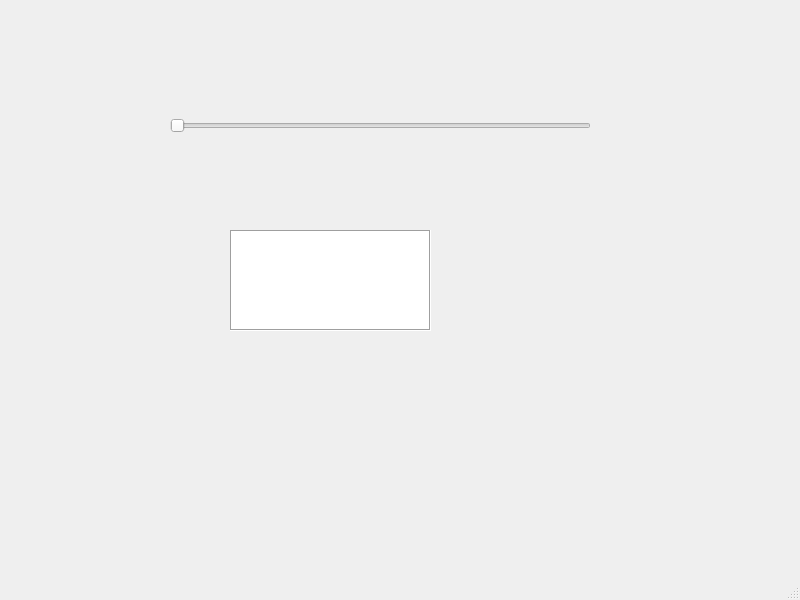
<?xml version="1.0" encoding="UTF-8"?>
<ui version="4.0">
 <class>MainWindow</class>
 <widget class="QMainWindow" name="MainWindow">
  <property name="geometry">
   <rect>
    <x>0</x>
    <y>0</y>
    <width>800</width>
    <height>600</height>
   </rect>
  </property>
  <property name="windowTitle">
   <string>MainWindow</string>
  </property>
  <widget class="QWidget" name="centralwidget">
   <widget class="QSlider" name="Slider">
    <property name="geometry">
     <rect>
      <x>170</x>
      <y>110</y>
      <width>421</width>
      <height>31</height>
     </rect>
    </property>
    <property name="maximum">
     <number>255</number>
    </property>
    <property name="orientation">
     <enum>Qt::Horizontal</enum>
    </property>
   </widget>
   <widget class="QTextEdit" name="textEdit">
    <property name="geometry">
     <rect>
      <x>230</x>
      <y>230</y>
      <width>201</width>
      <height>101</height>
     </rect>
    </property>
    <property name="frameShape">
     <enum>QFrame::Box</enum>
    </property>
   </widget>
  </widget>
  <widget class="QMenuBar" name="menubar">
   <property name="geometry">
    <rect>
     <x>0</x>
     <y>0</y>
     <width>800</width>
     <height>26</height>
    </rect>
   </property>
  </widget>
  <widget class="QStatusBar" name="statusbar"/>
 </widget>
 <resources/>
 <connections/>
</ui>
